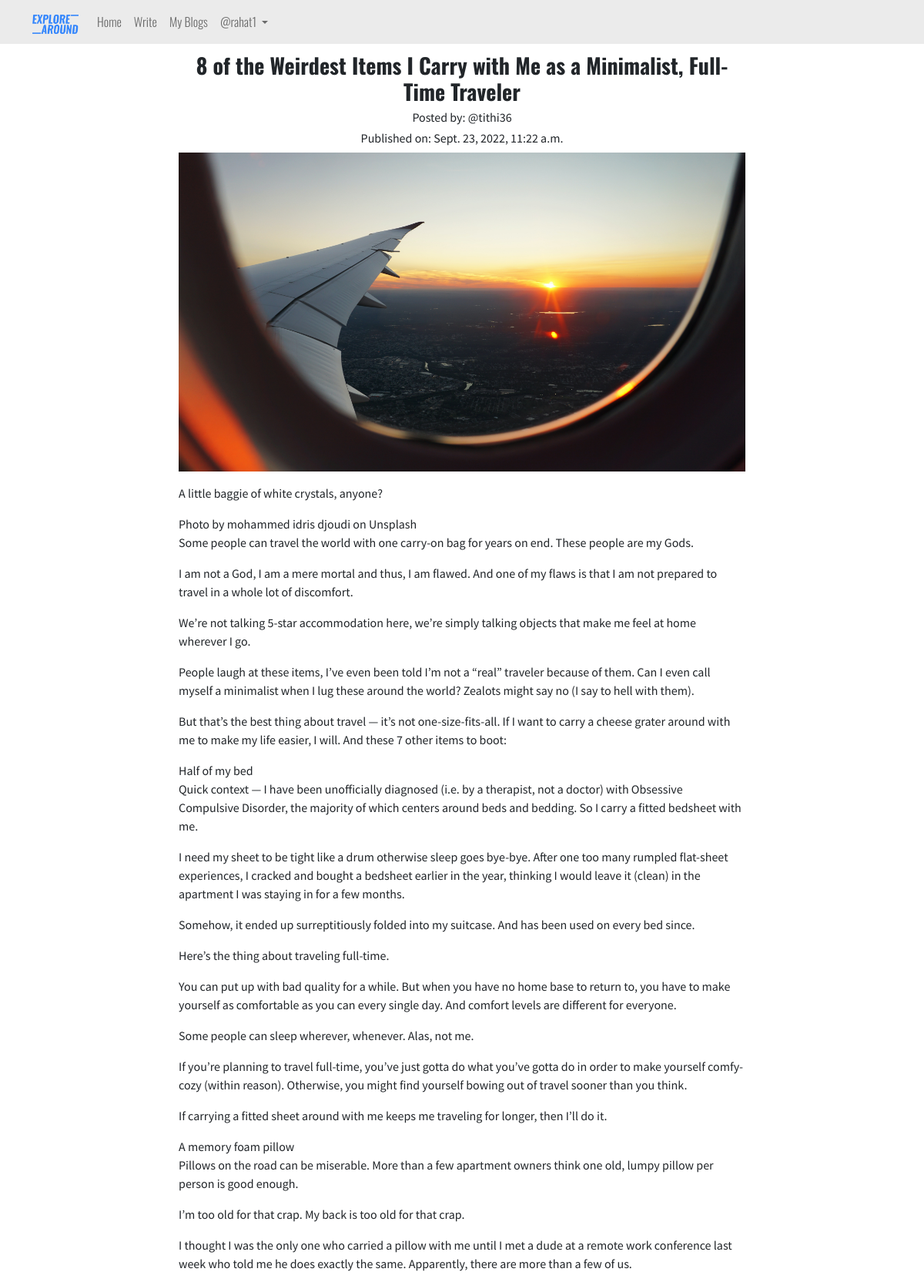
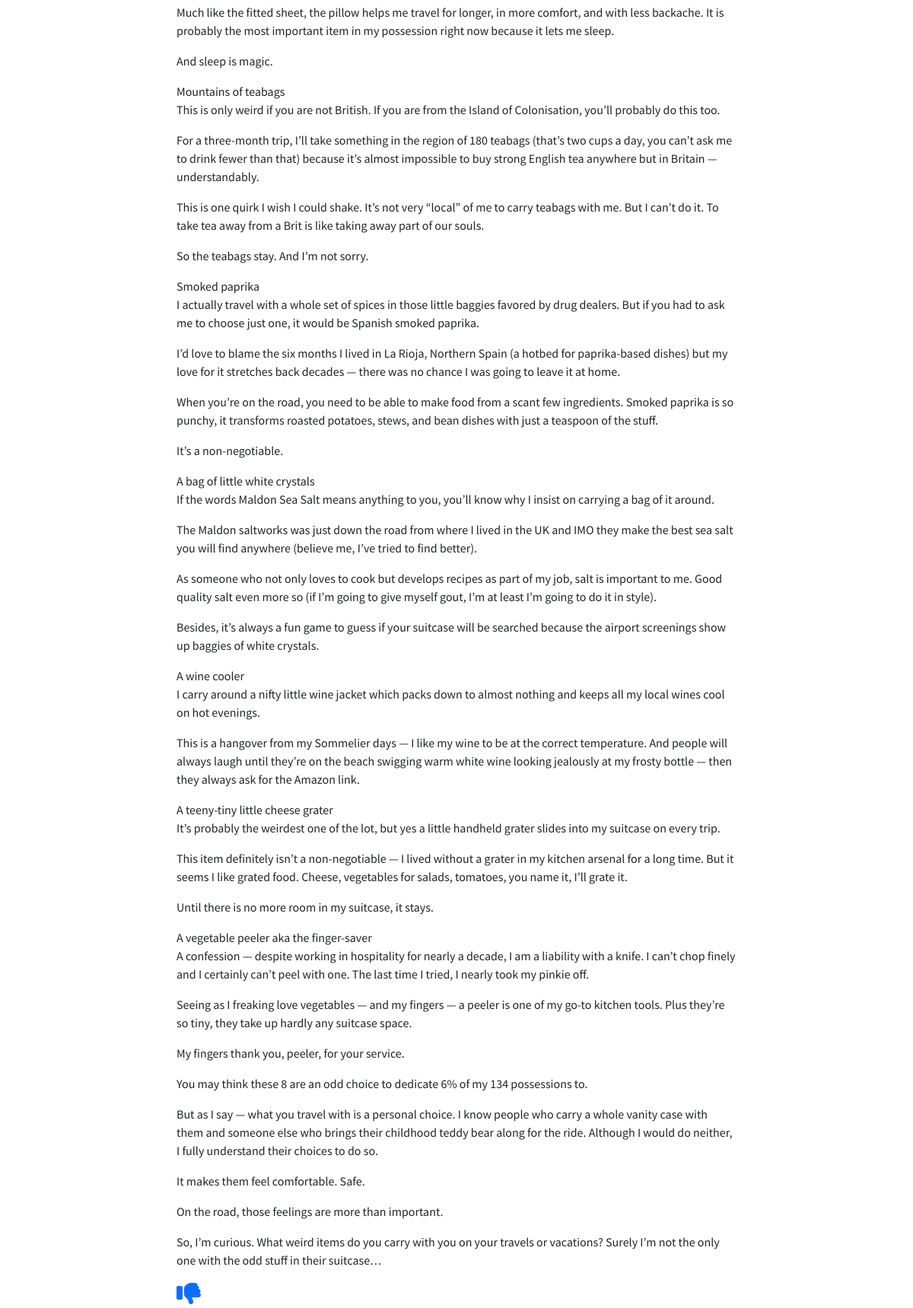
Screenshot of /blog/8-of-the-Weirdest-Items-I-Carry-with-Me-as-a-Minimalist,-Full-Time-Traveler-8f1148c7-aabe-4c3d-96ce-1db70927355c (signed in, upper part) with the database file from the repository (2 pictures, top to bottom).
### Blog_Management/models.py (models this page shows, shortened)
class Blog(models.Model):
    author = models.ForeignKey(User, on_delete=models.CASCADE, related_name='post_author')
    blog_title = models.CharField(max_length=264, verbose_name='Title')
    slug = models.SlugField(max_length=264, unique=True)
    blog_content = models.TextField(verbose_name='Please write what is on your mind?')
    blog_image = models.ImageField(upload_to='blog_pics', verbose_name='Image')
    publish_date = models.DateTimeField(auto_now_add=True)
    update_date = models.DateTimeField(auto_now=True)
    class Meta:
        ordering = ('-publish_date', )

### Blog_Management/views.py (the view, shortened to what this page needs)
# urls.py: path('<str:slug>', views.full_blog, name='full_blog'),
@login_required
def full_blog(request, slug):
    blog = Blog.objects.get(slug=slug)
    comment_form = CommentForm()
    already_liked = Like.objects.filter(blog=blog, user=request.user)
    if already_liked:
        liked = True
    else:
        liked = False
    return render(request, 'Blog_Management/full_blog.html', {'blog': blog, 'comment_form': comment_form, 'liked': liked})

### templates/Blog_Management/full_blog.html (shortened to what this page needs)
{% extends 'base.html' %}
{% load crispy_forms_tags %}
{% block main_content %}
<div class="container time-font">
    <div class="row justify-content-center">
        <div class="col-lg-8">
            <div class="text-center">
                <h3 class="title-font">{{ blog.blog_title }}</h3>
                <div>
                    <h6>Posted by: @{{ blog.author }}</h6>
                    <h6>Published on: {{ blog.publish_date }}</h6>
                </div>
            </div>
            <img src="/media/{{ blog.blog_image }}" width="100%">
            <p>{{ blog.blog_content|linebreaks }}</p>
            {% if not liked %}
                <a href="{% url 'Blog_Management_App:liked_post' pk=blog.pk %}"><i class="fa fa-solid fa-thumbs-up fa-2x"></i></a>
            {% else %}
                <a href="{% url 'Blog_Management_App:unliked_post' pk=blog.pk %}"><i class="fa fa-solid fa-thumbs-down fa-2x"></i></a>
            {% endif %}
        </div>
    </div>
</div>
{% endblock main_content %}

### templates/base.html (shortened to what this page needs)
<!DOCTYPE html>
{% load static %}
<html lang="en">
<head>
    <link href="https://cdn.jsdelivr.net/npm/bootstrap@5.2.0-beta1/dist/css/bootstrap.min.css" rel="stylesheet">
    <link href="https://maxcdn.bootstrapcdn.com/font-awesome/4.7.0/css/font-awesome.min.css" rel="stylesheet">
    <link rel="stylesheet" href="{% static 'css/style.css' %}">
    <link rel="stylesheet" href="https://unpkg.com/aos@next/dist/aos.css" />
</head>
<body style="overflow-x: hidden;">
    <header>
      <nav class="navbar navbar-expand-lg nav-font fixed-top" style="background-color: #ebebeb;">
        <div class="container">
          <a class="navbar-brand" href="{% url 'index' %}"><img src="/media/logo.png" width='60px' alt="Logo"></a>
          <div class="collapse navbar-collapse" id="navbarSupportedContent">
            <ul class="navbar-nav me-auto mb-lg-0">
              <li class="nav-item">
                <a class="nav-link" href="{% url 'index' %}">Home</a>
              </li>
              {% if user.is_authenticated %}
                <li class="nav-item">
                  <a class="nav-link" href="{% url 'Blog_Management_App:write_blog' %}">Write</a>
                </li>
                <li class="nav-item">
                  <a class="nav-link" href="{% url 'Blog_Management_App:my_blogs' %}">My Blogs</a>
                </li>
                <li class="nav-item dropdown">
                  <a class="nav-link dropdown-toggle" href="#" role="button" data-bs-toggle="dropdown" aria-expanded="false">
                    @{{ user.username }}
                  </a>
                </li>
              {% endif %}
            </ul>
          </div>
        </div>
      </nav>
    </header>
    <section>
        {% block main_content %}
        {% endblock main_content %}
    </section>
</body>
</html>

### static/css/style.css (style rules this page uses)
.nav-font { font-family: 'Oswald', sans-serif; font-weight: 300; }
.title-font { font-family: 'Oswald', sans-serif; font-weight: bold; }
.time-font { font-family: 'Source Sans Pro', sans-serif; }

### templates/base.html (style rules this page uses)
body { padding-top: 68px; }

### rows the page displays
Blog: blog_title "8 of the Weirdest Items I Carry with Me as a Minimalist, Full-Time Traveler", author "tithi36", publish_date "Sept. 23, 2022, 11:22 a.m.", blog_image (picture), blog_content "A little baggie of white crystals, anyone? Photo by mohammed idris djoudi on Unsplash Some people can travel the world with one carry-on bag for years on end. These people are my Gods. I am not a God, I am a mere mortal and thus, I am flawed. And one of my flaws is that I am not prepared to travel in a whole lot of discomfort. We’re not talking 5-star accommodation here, we’re simply talking objects that make me feel at home wherever I go. People laugh at these items, I’ve even been told I’m not a “real” traveler because of them. Can I even call myself a minimalist when I lug these around the world? Zealots might say no (I say to hell with them). But that’s the best thing about travel —…"

### other values shown
{{ user.username }} "rahat1"
